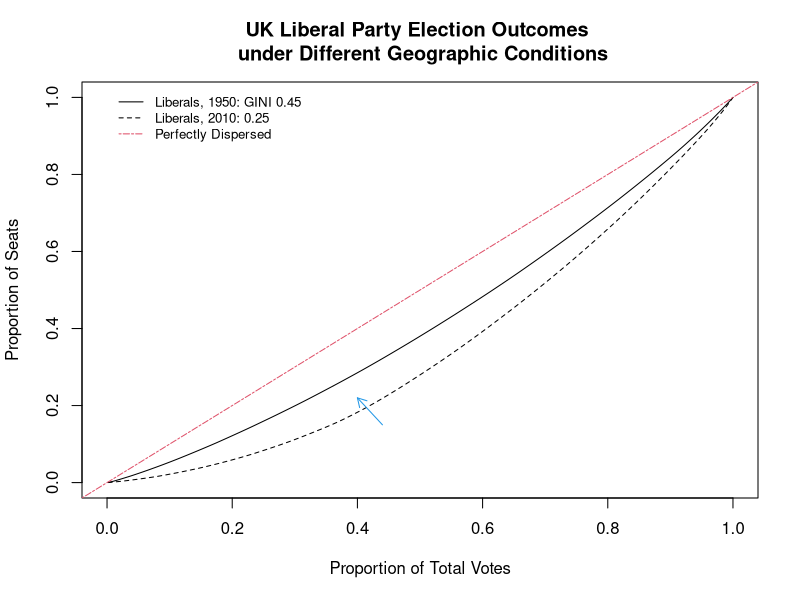

The R script that drew this image:
## ---- chunk 1
knitr::opts_chunk$set(echo = TRUE)
library(foreign)
library(tidyverse)
library(kableExtra)
## ---- chunk 2
data <- read.dta("Uk_postwar_with three parties.dta")
dataElec <- split(data, data$year, drop = FALSE)

sparty1 <- sort(dataElec[[1]]$votess/dataElec[[1]]$total)
sparty2 <- sort(dataElec[[16]]$votess/dataElec[[16]]$total)
xout <- (0:1000)/1000
alpha1 <- seq(along=sparty1)/length(sparty1)
galpha1 <- cumsum(sparty1)/sum(sparty1)
fn1 <- approx(x=alpha1,y=galpha1,xout=xout)
plot(x = alpha1, y = galpha1, type = "l", xlim=c(0,1.0), xlab = "Proportion of Total Votes", ylab = "Proportion of Seats", ylim=c(0,1.0), main = "UK Liberal Party Election Outcomes \n under Different Geographic Conditions")

alpha2 <- seq(along=sparty2)/length(sparty2)
galpha2 <- cumsum(sparty2)/sum(sparty2)
fn1 <- approx(x=alpha2,y=galpha2,xout=xout)
lines(x = alpha2, y = galpha2, lty = 2)
abline(0,1, lty=6, col = 2)
legend(x=c(0,0),y=c(1.03,1.03),cex=0.8, bty="n", legend=c("Liberals, 1950: GINI 0.45","Liberals, 2010: 0.25", "Perfectly Dispersed"), lty=c(1,2,6), col=c(1,1,2))
arrows(.44, .15, .4, .22, col= 4,cex=.5,length=.1)
## ---- chunk 3

x <- data %>%
  select(Year = year,total,newothers,labor,conservatives,liberals)

x <- x %>%
  group_by(Year) %>%
  summarize(Conservatives = weighted.mean(conservatives, total), Labor = weighted.mean(labor, total), Liberals = weighted.mean(liberals,total), Others =sum(newothers)/sum(total))


x2 <- data %>%
  select(Year = year,total,newothers,votesl,votess,votesc) %>%
  mutate(n = row_number()) %>%
  group_by(n) %>%
  mutate(winner = case_when((max(votesl,votesc,votess,newothers) == max(votesc)) == TRUE ~ "Conservatives",
                            (max(votesl,votesc,votess,newothers) == max(votess)) == TRUE ~ "Labor",
                            (max(votesl,votesc,votess,newothers) == max(votesl)) == TRUE ~ "Liberals",
                            (max(votesl,votesc,votess,newothers) == max(newothers)) == TRUE ~ "Others")) %>%
  group_by(Year) %>% 
  count(winner) %>%
  pivot_wider(names_from = winner,values_from = n)
                              
x2[is.na(x2)] <- 0      

t1 = kable(x, format='html', output = FALSE, digits = 3) %>%
  kable_styling() %>%
  column_spec(1, bold = T, border_right = T)
t2 = kable(x2, format='html', output = FALSE) %>%
  kable_styling() %>%
  column_spec(1, bold = T, border_right = T)
cat(c('<table><tr valign="top"><td>', t1, '</td><td>', t2, '</td><tr></table>'),
    sep = '             ')
